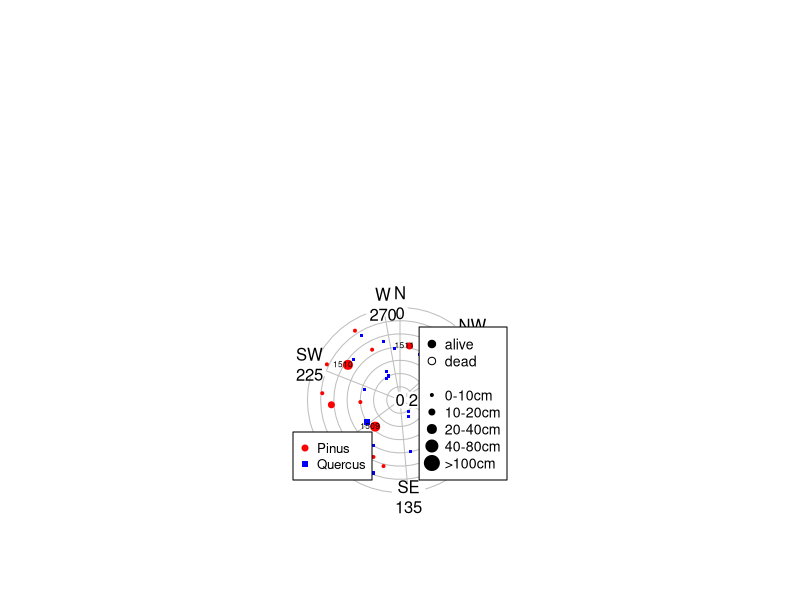

Generate this figure with R:
# Making STEM MAPS for tree surveys
#
# Adapted from code provided by Margaret Metz

library(plyr); library(dplyr); library(readr); library(ggplot2)
library(plotrix)
library(stringr)

tree_data <- read_csv("data/processed_data/trees.csv")# load tree data
plotids <- sort(unique(tree_data$plot_id))# vector of unique plot ids

plot_data <- read_csv("data/processed_data/plot_locations.csv")
plot_data <- plot_data %>%
      mutate(plot_id = str_to_title(plot_id)) %>%
      select(`Plot ID`= plot_id, Longitude = lon, Latitude = lat, installation_full_name)

stem_map_data <- tree_data %>%
      filter(!duplicated(stem_id)) %>%
      select(stem_id, plot_id, tag, dbh, health, distance, azimuth, scientific_name, Genus) %>%
      mutate(
            Genus = if_else(Genus %in% c("Acer","Carya", "Pinus", "Quercus"), Genus, "other"),
             symbol.pch = case_when(
                   Genus == "Acer" ~ 17,
                   Genus == "Carya" ~ 18,
                   Genus == "Pinus" ~ 19,
                   Genus == "Quercus" ~ 15,
                   Genus == "other" ~ 3,
                   ),
             symbol.colors = case_when(
                   Genus == "Acer" ~ "darkorange",
                   Genus == "Carya" ~ "brown",
                   Genus == "Pinus" ~ "red",
                   Genus == "Quercus" ~ "blue",
                   Genus == "other" ~ "black",
                   )
             )


# unique(stem_map_data$Genus)

# Function to iterate over the vector of plot ids and make a map
for(i in plotids){
      tmp = filter(tree_data, plot_id==i)
}

tmp <- filter(stem_map_data, plot_id=="blanding n1")

# tmp.genus = tmp$Genus

# unique(tree_data$species)
# unique(tmp$Genus)

# tree_genus <- sort(unique(tree_data$Genus))

## Make species list and matching to different symbols
# symbol.sp = c("Acer","Carya", "Pinus", "Quercus", "other")
# symbol.pch = c(22, 24, 21, 23, 3)[match(tmp$Genus, symbol.sp)]
# symbol.pch[is.na(symbol.pch)]=3
# symbol.colors=c("darkorange", "brown", "red", "blue", "black")[match(tmp$Genus, symbol.sp)]

expansion=.4*cut(tmp$dbh, c(0,10,20,40,80, max(tree_data$dbh, na.rm=T)), labels=F)

dead = tmp$health=="dead" & !is.na(tmp$health)
dead[dead==TRUE] = "white"
dead[dead==FALSE] = tmp$symbol.colors[dead==FALSE]

## Set page/map size
# quartz(width = 8.5, height = 11, pointsize = 10)
# png(width = 8.5, height = 11, units = "in", pointsize = 10, res = 150)
# par(mai=c(0.5, 0.5, 0.5, 0.5))

polar.plot(tmp$distance, tmp$azimuth,
           start=90, clockwise=T, rp.type="n",
           labels=paste(c("N","NE","E","SE","S","SW","W","NW"), seq(0,315,45), sep="\n"),
           label.pos=c(0, 45, 90, 135, 180, 225, 270, 315),
           radial.lim=c(0,12.6), mar=c(5, 5, 15, 5),
           label.prop=1.05, font=2, family="serif"
           )

xpos <- cos(pi*((-1)*tmp$azimuth+90)/180) * tmp$distance
ypos <- sin(pi*((-1)*tmp$azimuth+90)/180) * tmp$distance

points(xpos,ypos, pch=tmp$symbol.pch, cex=expansion, col=tmp$symbol.colors, bg=dead)

offset=c(-.75,-1)
text(xpos,ypos, tmp$tag, cex=.5, pos=4, offset=offset)

legend("bottomleft",
       legend=unique(tmp$Genus),
       col=tmp$symbol.colors,
       pch=tmp$symbol.pch,
       # pt.bg=c("darkorange", "brown", "red", "blue", "black"),
       cex=0.8,
       inset=c(-0.035,.1))

legend("bottomright",
       legend=c("alive", "dead", NA,"0-10cm", "10-20cm", "20-40cm", "40-80cm", ">100cm"),
       col="black",
       pch=c(21,21,NA,rep(21,5)),
       pt.bg=c("black", "white", NA, "black", "black", "black", "black", "black"),
       pt.cex=c(1,1,NA, c(.4*(1:5))), cex=.85, inset=c(-0.035,.1))

